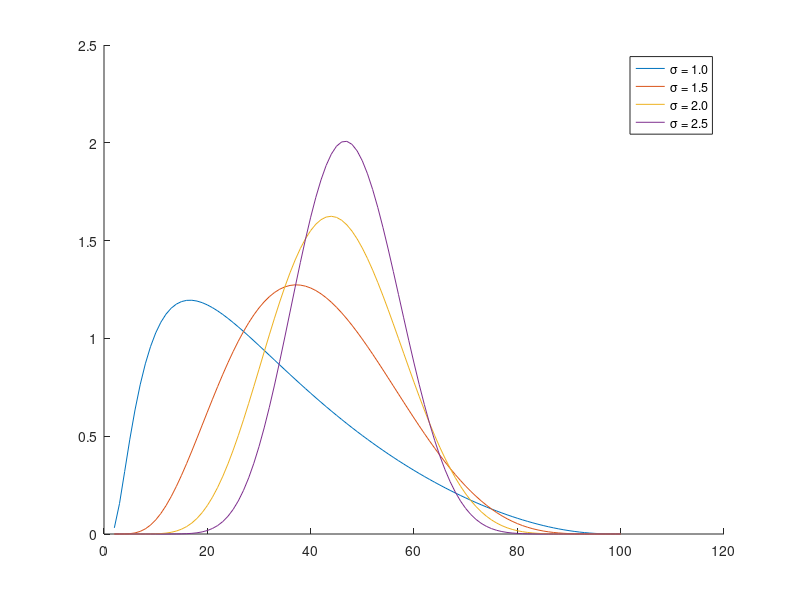

MATLAB code for this plot:
clear all; clc; close all; format compact;

y = 0:.01:1;
sigma = [1, 1.5, 2, 2.5];

figure(1);
hold on;
for i = 1:4
    S = sigma(i);
    f = S./(2*sqrt(2*pi).*y.*(1.-y));
    temp = exp((S^2 * log((1./y) - 1) - 1).^2 ...
        / (-2*S^2));
    f = f .* temp;
    % figure(i)
    plot(abs(f));
end
legend(arrayfun(@(s) sprintf('\\sigma = %.1f', s), ...
    sigma, 'UniformOutput', false));
